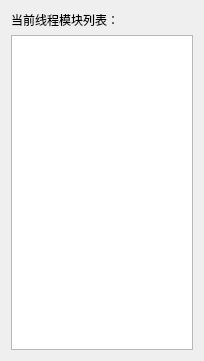
<?xml version="1.0" encoding="UTF-8"?>
<ui version="4.0">
 <class>ModuleWidget</class>
 <widget class="QWidget" name="ModuleWidget">
  <property name="geometry">
   <rect>
    <x>0</x>
    <y>0</y>
    <width>204</width>
    <height>361</height>
   </rect>
  </property>
  <property name="windowTitle">
   <string>模块列表</string>
  </property>
  <layout class="QVBoxLayout" name="verticalLayout">
   <item>
    <widget class="QLabel" name="label">
     <property name="text">
      <string>当前线程模块列表：</string>
     </property>
    </widget>
   </item>
   <item>
    <widget class="QListWidget" name="listWidget"/>
   </item>
  </layout>
 </widget>
 <resources/>
 <connections/>
</ui>
